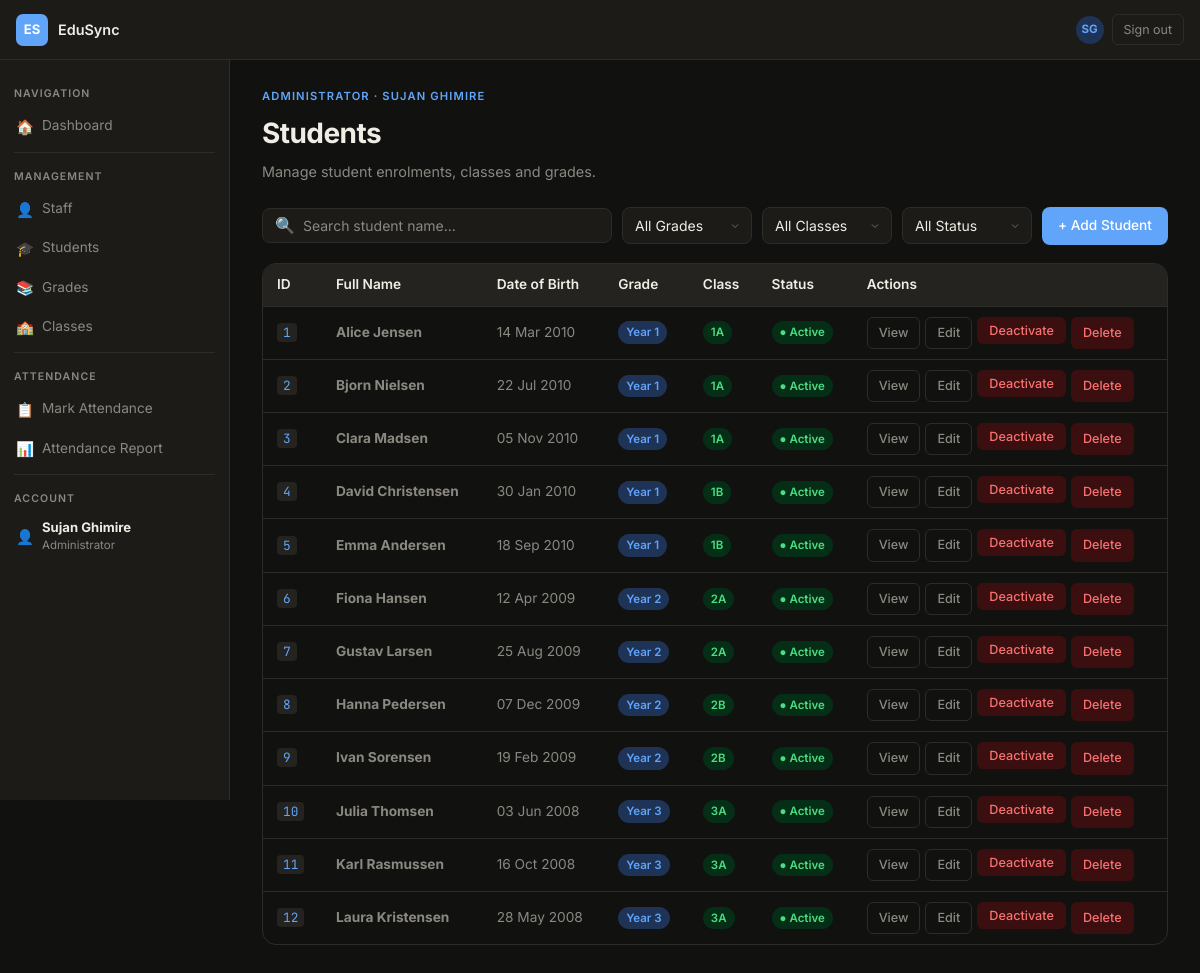
/students/index.php (signed in), run on the app's committed database.
### tables this page shows
CREATE TABLE tblStudent (
  studentId        INT AUTO_INCREMENT PRIMARY KEY,   
  fullName         VARCHAR(100) NOT NULL,             
  dateOfBirth      DATE         NOT NULL,             
  gradeId          INT          NOT NULL,             
  classId          INT          NOT NULL,             
  isStudentActive  BOOLEAN      NOT NULL DEFAULT TRUE,  
  studentCreatedAt DATETIME     NOT NULL,             
  FOREIGN KEY (gradeId) REFERENCES tblGrade(gradeId),
  FOREIGN KEY (classId) REFERENCES tblClass(classId)
);

CREATE TABLE tblGrade (
  gradeId        INT AUTO_INCREMENT PRIMARY KEY,   
  gradeName      VARCHAR(50)  NOT NULL UNIQUE,     
  description    VARCHAR(255) DEFAULT NULL,        
  isGradeActive  BOOLEAN      NOT NULL DEFAULT TRUE,  
  displayOrder   INT          NOT NULL DEFAULT 0,  
  gradeCreatedAt DATETIME     NOT NULL,            
  updatedAt      DATETIME     DEFAULT NULL         
);

CREATE TABLE tblClass (
  classId        INT AUTO_INCREMENT PRIMARY KEY,   
  className      VARCHAR(50)  NOT NULL,             
  gradeId        INT          NOT NULL,             
  classTeacherID INT          NOT NULL,             
  isClassActive  BOOLEAN      NOT NULL DEFAULT TRUE,  
  classCreatedAt DATETIME     NOT NULL,             
  FOREIGN KEY (gradeId)        REFERENCES tblGrade(gradeId),
  FOREIGN KEY (classTeacherID) REFERENCES tblStaff(staffId)
);

### students/index.php (the view, shortened to what this page needs)
<?php
$sessionUser = $_SESSION['user'];
$pdo = db();
$students = $pdo->query("
    SELECT
        s.studentId,
        s.fullName,
        s.dateOfBirth,
        s.isStudentActive,
        s.studentCreatedAt,
        g.gradeName,
        c.className
    FROM tblStudent s
    LEFT JOIN tblGrade g ON g.gradeId = s.gradeId
    LEFT JOIN tblClass c ON c.classId = s.classId
    ORDER BY g.gradeId ASC, c.className ASC, s.fullName ASC
")->fetchAll();
?>
<!DOCTYPE html>
<html lang="en" data-theme="dark">
<head>
<link rel="stylesheet" href="style.css">
</head>
<body>
<nav class="topnav" id="topnav"></nav>
<div class="app-layout">
  <aside class="sidebar" id="sidebar"></aside>
  <main class="content">
    <div class="page-eyebrow"><?= htmlspecialchars($sessionUser['role']) ?> · <?= htmlspecialchars($sessionUser['fullName']) ?></div>
    <div class="page-title">Students</div>
    <div class="page-sub">Manage student enrolments, classes and grades.</div>
    <div class="toolbar">
      <div class="search-bar">
        <span>🔍</span>
        <input type="text" id="searchInput" placeholder="Search student name…">
      </div>
      <select class="form-select" id="gradeFilter" style="width:auto;min-width:130px;">
        <option value="">All Grades</option>
      </select>
      <select class="form-select" id="classFilter" style="width:auto;min-width:130px;">
        <option value="">All Classes</option>
      </select>
      <select class="form-select" id="statusFilter" style="width:auto;min-width:130px;">
        <option value="">All Status</option>
      </select>
      <a href="add.php" class="btn btn-primary">+ Add Student</a>
    </div>
    <div class="table-wrap">
      <table id="studentTable">
        <thead>
          <tr>
            <th>ID</th>
            <th>Full Name</th>
            <th>Date of Birth</th>
            <th>Grade</th>
            <th>Class</th>
            <th>Status</th>
            <th>Actions</th>
          </tr>
        </thead>
        <tbody>
          <?php if (empty($students)): ?>
            <tr><td colspan="7">
              <div class="empty-state">
                <div class="empty-icon">🎓</div>
                <p>No students found. Add your first student to get started.</p>
              </div>
            </td></tr>
          <?php else: ?>
            <?php foreach ($students as $s): ?>
            <tr
              data-name="<?= strtolower(htmlspecialchars($s['fullName'])) ?>"
              data-grade="<?= htmlspecialchars($s['gradeName'] ?? '') ?>"
              data-class="<?= htmlspecialchars($s['className'] ?? '') ?>"
              data-active="<?= $s['isStudentActive'] ? '1' : '0' ?>"
            >
              <td><code><?= $s['studentId'] ?></code></td>
              <td><strong><?= htmlspecialchars($s['fullName']) ?></strong></td>
              <td><?= date('d M Y', strtotime($s['dateOfBirth'])) ?></td>
              <td><span class="badge badge-blue"><?= htmlspecialchars($s['gradeName'] ?? '—') ?></span></td>
              <td><span class="badge badge-green"><?= htmlspecialchars($s['className'] ?? '—') ?></span></td>
              <td>
                <?php if ($s['isStudentActive']): ?>
                  <span class="badge badge-green">● Active</span>
                <?php else: ?>
                  <span class="badge badge-red">● Inactive</span>
                <?php endif; ?>
              </td>
              <td>
                <div class="action-row">
                  <a href="../student_profile.php?id=<?= $s['studentId'] ?>" class="btn btn-ghost btn-sm">View</a>
                  <a href="edit.php?id=<?= $s['studentId'] ?>" class="btn btn-ghost btn-sm">Edit</a>
                  <form method="POST" action="toggle.php" style="display:inline;">
                    <button type="submit" class="btn btn-sm <?= $s['isStudentActive'] ? 'btn-danger' : 'btn-success' ?>">
                      <?= $s['isStudentActive'] ? 'Deactivate' : 'Activate' ?>
                    </button>
                  </form>
                  <a href="delete.php?id=<?= $s['studentId'] ?>" class="btn btn-danger btn-sm">Delete</a>
                </div>
              </td>
            </tr>
            <?php endforeach; ?>
          <?php endif; ?>
        </tbody>
      </table>
    </div>
  </main>
</div>
</body>
</html>

### data on the page
tblstudent: studentId "1", fullName "Alice Jensen", dateOfBirth "14 Mar 2010", gradeId.gradeName "Year 1", classId.className "1A", isStudentActive "● Active"
tblstudent: studentId "2", fullName "Bjorn Nielsen", dateOfBirth "22 Jul 2010", gradeId.gradeName "Year 1", classId.className "1A", isStudentActive "● Active"
tblstudent: studentId "3", fullName "Clara Madsen", dateOfBirth "05 Nov 2010", gradeId.gradeName "Year 1", classId.className "1A", isStudentActive "● Active"
tblstudent: studentId "4", fullName "David Christensen", dateOfBirth "30 Jan 2010", gradeId.gradeName "Year 1", classId.className "1B", isStudentActive "● Active"
tblstudent: studentId "5", fullName "Emma Andersen", dateOfBirth "18 Sep 2010", gradeId.gradeName "Year 1", classId.className "1B", isStudentActive "● Active"
tblstudent: studentId "6", fullName "Fiona Hansen", dateOfBirth "12 Apr 2009", gradeId.gradeName "Year 2", classId.className "2A", isStudentActive "● Active"
tblstudent: studentId "7", fullName "Gustav Larsen", dateOfBirth "25 Aug 2009", gradeId.gradeName "Year 2", classId.className "2A", isStudentActive "● Active"
tblstudent: studentId "8", fullName "Hanna Pedersen", dateOfBirth "07 Dec 2009", gradeId.gradeName "Year 2", classId.className "2B", isStudentActive "● Active"
tblstudent: studentId "9", fullName "Ivan Sorensen", dateOfBirth "19 Feb 2009", gradeId.gradeName "Year 2", classId.className "2B", isStudentActive "● Active"
tblstudent: studentId "10", fullName "Julia Thomsen", dateOfBirth "03 Jun 2008", gradeId.gradeName "Year 3", classId.className "3A", isStudentActive "● Active"
tblstudent: studentId "11", fullName "Karl Rasmussen", dateOfBirth "16 Oct 2008", gradeId.gradeName "Year 3", classId.className "3A", isStudentActive "● Active"
tblstudent: studentId "12", fullName "Laura Kristensen", dateOfBirth "28 May 2008", gradeId.gradeName "Year 3", classId.className "3A", isStudentActive "● Active"

### other printed values
$sessionUser['role'] "ADMINISTRATOR"
$sessionUser['fullName'] "SUJAN GHIMIRE"
